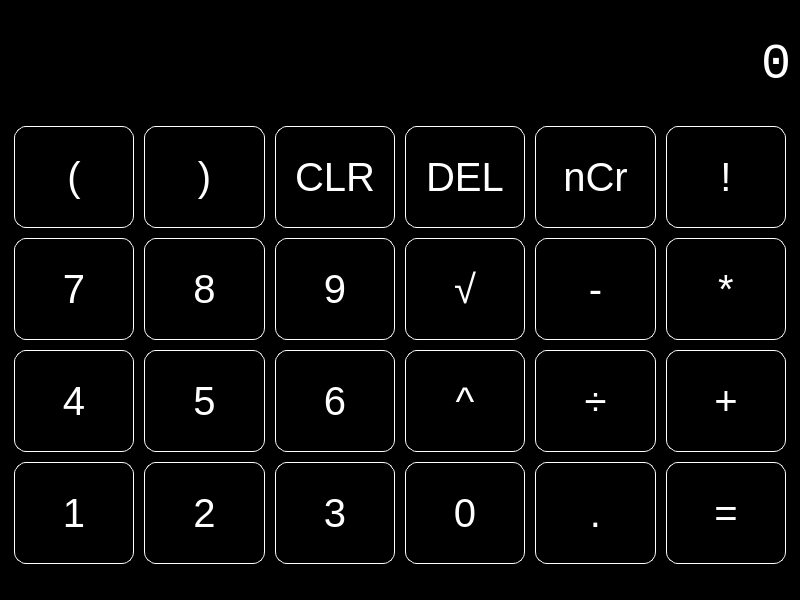
<?xml version="1.0" encoding="UTF-8"?>
<ui version="4.0">
 <class>calc</class>
 <widget class="QMainWindow" name="calc">
  <property name="geometry">
   <rect>
    <x>0</x>
    <y>0</y>
    <width>800</width>
    <height>600</height>
   </rect>
  </property>
  <property name="windowTitle">
   <string>Calculator</string>
  </property>
  <property name="styleSheet">
   <string notr="true">QWidget{
	background-color:black;
}

QLabel{
	color:white;
	font-size:50px;
	font-family:monospace;
	background-color:black;
	selection-background-color:blue;
}

QPushButton{
	color:white;
	font-size:40px;
	background-color:black;
	border: 1px solid white;
	border-radius: 12px;
	margin: 5px;
	width:100%;
	height:100%;
	min-width:10px;
	min-height:8px;
}

QPushButton:hover{
	background-color:grey;
}</string>
  </property>
  <widget class="QWidget" name="centralwidget">
   <layout class="QGridLayout" name="gridLayout_2">
    <item row="0" column="0">
     <layout class="QVBoxLayout" name="verticalLayout" stretch="1,5">
      <property name="spacing">
       <number>0</number>
      </property>
      <item>
       <widget class="QLabel" name="userInput">
        <property name="sizePolicy">
         <sizepolicy hsizetype="Preferred" vsizetype="MinimumExpanding">
          <horstretch>0</horstretch>
          <verstretch>0</verstretch>
         </sizepolicy>
        </property>
        <property name="layoutDirection">
         <enum>Qt::LeftToRight</enum>
        </property>
        <property name="styleSheet">
         <string notr="true"/>
        </property>
        <property name="text">
         <string>0</string>
        </property>
        <property name="alignment">
         <set>Qt::AlignRight|Qt::AlignTrailing|Qt::AlignVCenter</set>
        </property>
        <property name="textInteractionFlags">
         <set>Qt::TextSelectableByKeyboard|Qt::TextSelectableByMouse</set>
        </property>
       </widget>
      </item>
      <item>
       <layout class="QGridLayout" name="gridLayout" columnstretch="1,1,1,1,1,1">
        <property name="sizeConstraint">
         <enum>QLayout::SetMaximumSize</enum>
        </property>
        <item row="4" column="2">
         <widget class="QPushButton" name="Button_num3">
          <property name="text">
           <string>3</string>
          </property>
         </widget>
        </item>
        <item row="3" column="1">
         <widget class="QPushButton" name="Button_num5">
          <property name="text">
           <string>5</string>
          </property>
         </widget>
        </item>
        <item row="3" column="2">
         <widget class="QPushButton" name="Button_num6">
          <property name="text">
           <string>6</string>
          </property>
         </widget>
        </item>
        <item row="2" column="2">
         <widget class="QPushButton" name="Button_num9">
          <property name="text">
           <string>9</string>
          </property>
         </widget>
        </item>
        <item row="2" column="0">
         <widget class="QPushButton" name="Button_num7">
          <property name="text">
           <string>7</string>
          </property>
         </widget>
        </item>
        <item row="2" column="4">
         <widget class="QPushButton" name="Button_minus">
          <property name="text">
           <string>-</string>
          </property>
         </widget>
        </item>
        <item row="4" column="1">
         <widget class="QPushButton" name="Button_num2">
          <property name="text">
           <string>2</string>
          </property>
         </widget>
        </item>
        <item row="4" column="3">
         <widget class="QPushButton" name="Button_num0">
          <property name="text">
           <string>0</string>
          </property>
         </widget>
        </item>
        <item row="3" column="0">
         <widget class="QPushButton" name="Button_num4">
          <property name="text">
           <string>4</string>
          </property>
         </widget>
        </item>
        <item row="0" column="1">
         <widget class="QPushButton" name="Button_rbracket">
          <property name="text">
           <string>)</string>
          </property>
         </widget>
        </item>
        <item row="2" column="1">
         <widget class="QPushButton" name="Button_num8">
          <property name="text">
           <string>8</string>
          </property>
         </widget>
        </item>
        <item row="4" column="0">
         <widget class="QPushButton" name="Button_num1">
          <property name="text">
           <string>1</string>
          </property>
         </widget>
        </item>
        <item row="0" column="2">
         <widget class="QPushButton" name="Button_clr">
          <property name="text">
           <string>CLR</string>
          </property>
         </widget>
        </item>
        <item row="0" column="0">
         <widget class="QPushButton" name="Button_lbracket">
          <property name="text">
           <string>(</string>
          </property>
         </widget>
        </item>
        <item row="3" column="5">
         <widget class="QPushButton" name="Button_plus">
          <property name="text">
           <string>+</string>
          </property>
         </widget>
        </item>
        <item row="2" column="5">
         <widget class="QPushButton" name="Button_multiply">
          <property name="text">
           <string>*</string>
          </property>
         </widget>
        </item>
        <item row="3" column="3">
         <widget class="QPushButton" name="Button_power">
          <property name="text">
           <string>^</string>
          </property>
         </widget>
        </item>
        <item row="3" column="4">
         <widget class="QPushButton" name="Button_divide">
          <property name="text">
           <string>÷</string>
          </property>
         </widget>
        </item>
        <item row="2" column="3">
         <widget class="QPushButton" name="Button_sqrt">
          <property name="text">
           <string>√</string>
          </property>
         </widget>
        </item>
        <item row="0" column="5">
         <widget class="QPushButton" name="Button_fact">
          <property name="text">
           <string>!</string>
          </property>
         </widget>
        </item>
        <item row="0" column="4">
         <widget class="QPushButton" name="Button_comb">
          <property name="text">
           <string>nCr</string>
          </property>
         </widget>
        </item>
        <item row="0" column="3">
         <widget class="QPushButton" name="Button_del">
          <property name="text">
           <string>DEL</string>
          </property>
         </widget>
        </item>
        <item row="4" column="5">
         <widget class="QPushButton" name="Button_equal">
          <property name="text">
           <string>=</string>
          </property>
         </widget>
        </item>
        <item row="4" column="4">
         <widget class="QPushButton" name="Button_point">
          <property name="text">
           <string>.</string>
          </property>
         </widget>
        </item>
       </layout>
      </item>
     </layout>
    </item>
   </layout>
  </widget>
  <widget class="QStatusBar" name="statusbar"/>
 </widget>
 <resources/>
 <connections/>
</ui>
